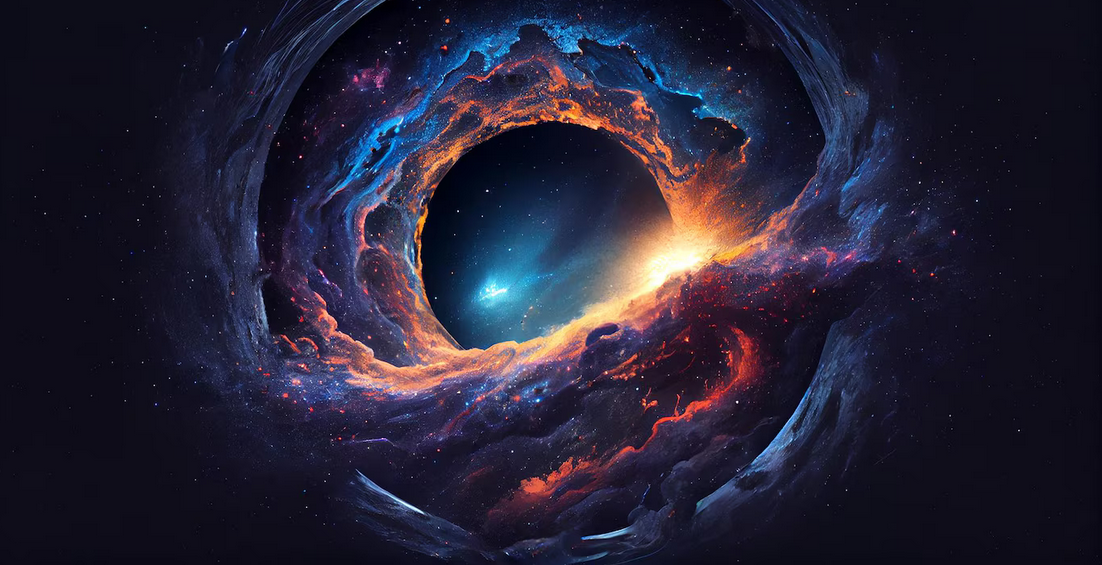
#> input picture galaxy.png, 1102 x 565 px
$ python resize.py
#> lines starting #> are read from the running program, lines starting #| are printed output that depends on the picture
import cv2
# Read the image
img = cv2.imread("galaxy.png")
#> img is the input picture: shape (565, 1102, 3); mean B, G, R 53.4, 34.1, 37.6
# Print original size
print(f"Original size: {img.shape[1]}x{img.shape[0]}")
#| Original size: 1102x565
# Resize image
new_size = (1200,900)  # width, height
resized_img = cv2.resize(img, new_size)
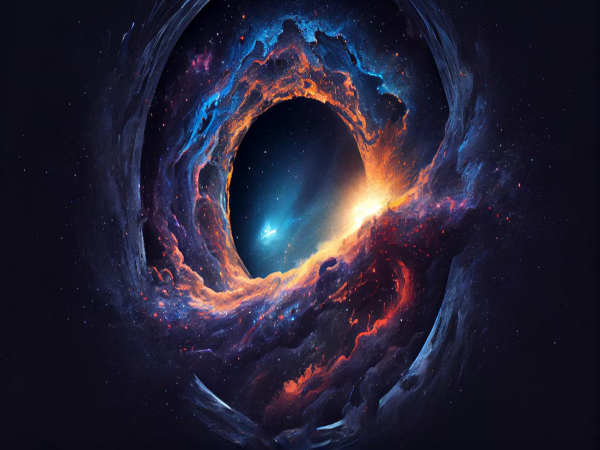
#> resized_img: shape (900, 1200, 3) (shown at 1/2 size); mean B, G, R 53.3, 34, 37.5
# Save resized image
cv2.imwrite("galaxy1.jpg", resized_img)
